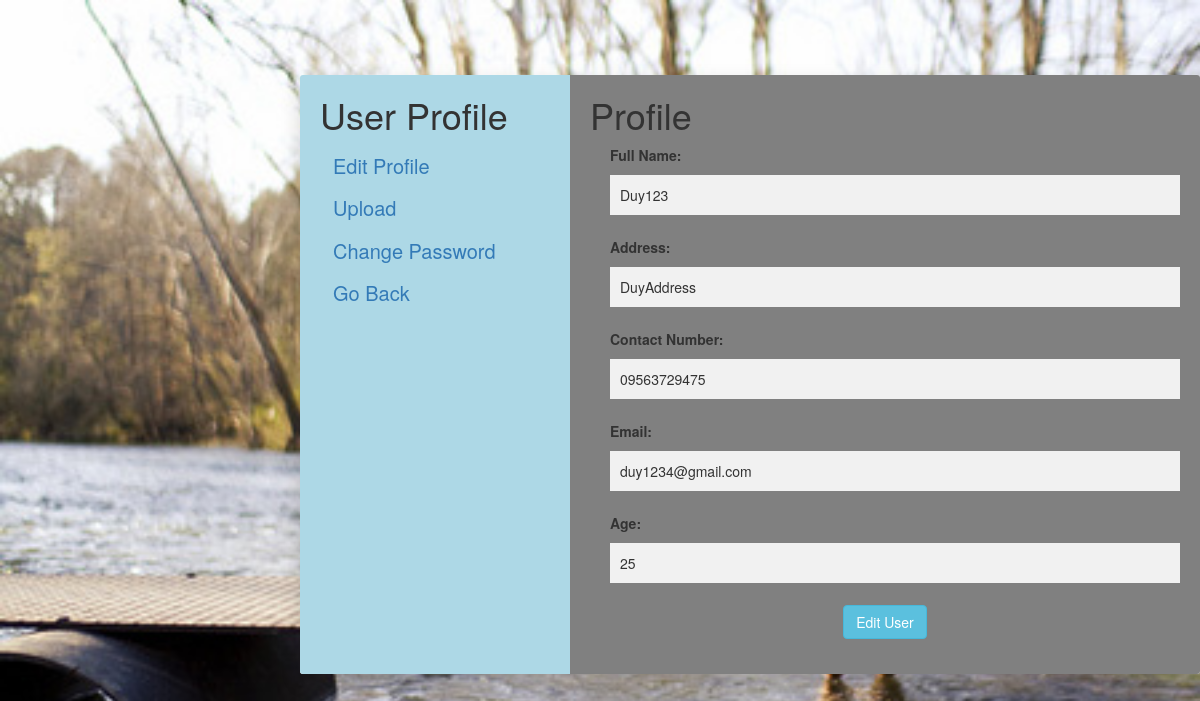
The app's page /information.php (signed in), older data.
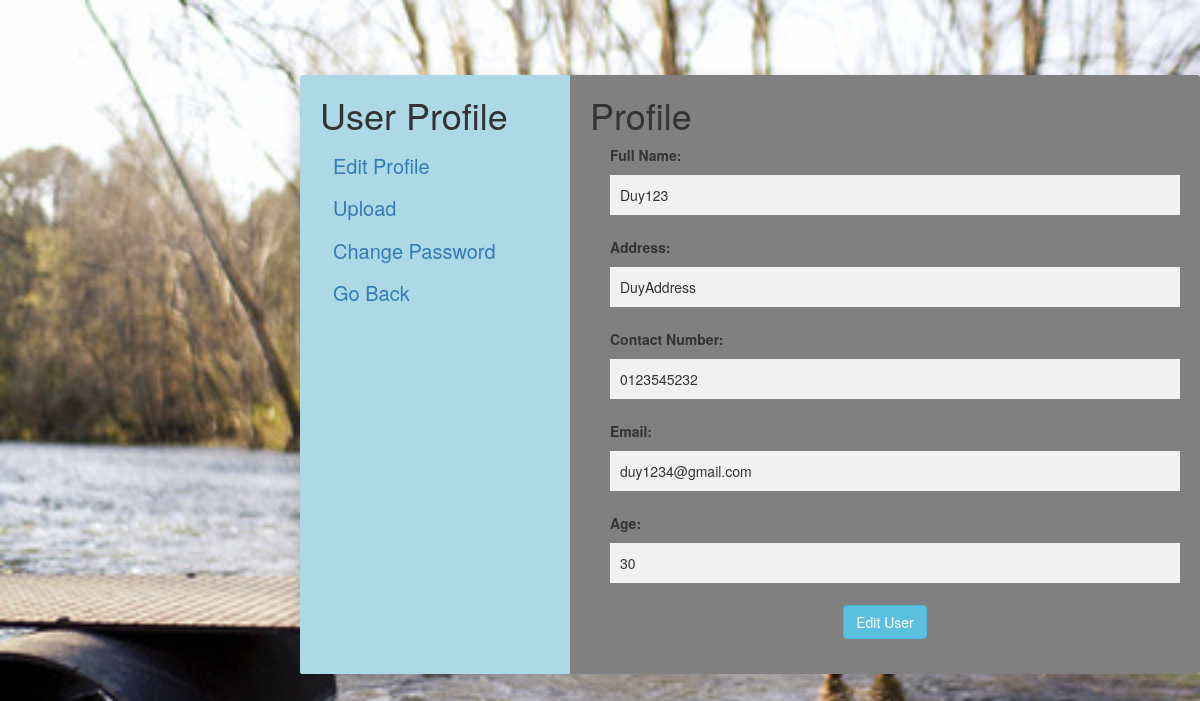
The same page, newer data.
### tables this page shows
CREATE TABLE `account` (
  `Username` varchar(100) NOT NULL,
  `Password` varchar(100) NOT NULL,
  `Email` varchar(100) NOT NULL,
  `Fullname` varchar(100) DEFAULT NULL,
  `Address` varchar(100) DEFAULT NULL,
  `ContactNumber` varchar(100) DEFAULT NULL,
  `Age` int(11) DEFAULT NULL,
  `AccessLevel` varchar(15) DEFAULT NULL
);

### information.php (the view, shortened to what this page needs)
<?php
	$Username = $_SESSION['Username'];
	$db = mysqli_connect("localhost","root","","soulmate");
	$records = mysqli_query($db,"SELECT * FROM account WHERE Username = '$Username'");
	$rows = mysqli_num_rows($records);
	if ($rows == 1) {
		$field = mysqli_fetch_assoc($records);
	}
?>
<!DOCTYPE html>
<html>
<head>
	<link rel="stylesheet" type="text/css" href="Css/Information.css">
	<link rel="stylesheet" type="text/css" href="Css/style.css">
	<link rel="stylesheet" href="https://maxcdn.bootstrapcdn.com/bootstrap/3.3.7/css/bootstrap.min.css">
</head>
<body class="main">
	<div class="Container">
		<div class="Information-Form padding-top">
			<div class="Table Table2">
				<div class="Left-Table">
					<h1>User Profile</h1>
					<div>
						<a href="Information.php" class="btn btn-link">Edit Profile</a>
					</div>
					<div>
						<a href="upload.php" class="btn btn-link">Upload</a>
					</div>
					<div>
						<a href="changepass.php" class="btn btn-link">Change Password</a>
					</div>
					<div>
						<a href="homepage.php" class="btn btn-link">Go Back</a>
					</div>
				</div>
				<div class="Right-Table">
					<h1>Profile</h1>
					<form class="User-Profile-Form" method="POST" action="information.php">
						<div class="User-Profile-Table">
							<label for="Username"><b>Full Name: </b></label>
							<div>
								<input type="Text" name="Fullname" value="<?php echo $field['Fullname']; ?>">
							</div>
						</div>
						<div class="User-Profile-Table">
							<label for="Address"><b>Address: </b></label>
							<div>
								<input type="Text" name="Address" value="<?php echo $field['Address']; ?>">
							</div>
						</div>
						<div class="User-Profile-Table">
							<label for="ContactNumber"><b>Contact Number: </b></label>
							<div>
								<input type="Text" name="ContactNumber" value="<?php echo $field['ContactNumber']; ?>">
							</div>
						</div>
						<div class="User-Profile-Table">
							<label for="Email"><b>Email: </b></label>
							<div>
								<input type="Text" name="Email" value="<?php echo $field['Email']; ?>">
							</div>
						</div>
						<div class="User-Profile-Table">
							<label for="Age"><b>Age: </b></label>
							<div>
								<input type="Text" placeholder="Yoooo" name="Age" value="<?php echo $field['Age']; ?>">
							</div>
						</div>
						<div class="Button">
							<input type="submit" name="submit" value="Edit User" class="btn btn-info">
						</div>
					</form>
				</div>
			</div>
		</div>
	</div>
</body>
</html>

Row changes from the older to the newer data that the page shows:
changed account "Duy123": ContactNumber "09563729475" → "0123545232"; Age "25" → "30"
